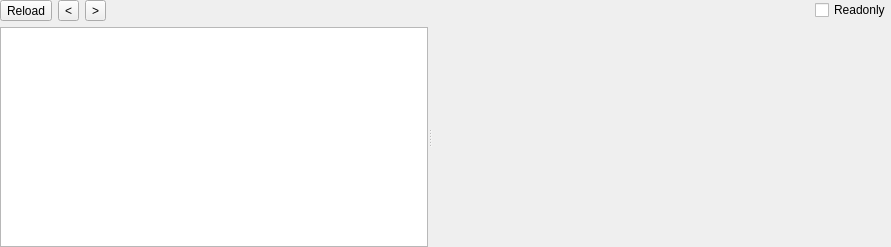
<?xml version="1.0" encoding="UTF-8"?>
<ui version="4.0">
 <class>LEWidget</class>
 <widget class="QWidget" name="LEWidget">
  <property name="geometry">
   <rect>
    <x>0</x>
    <y>0</y>
    <width>891</width>
    <height>247</height>
   </rect>
  </property>
  <property name="windowTitle">
   <string notr="true">LE</string>
  </property>
  <layout class="QVBoxLayout" name="verticalLayout">
   <property name="leftMargin">
    <number>0</number>
   </property>
   <property name="topMargin">
    <number>0</number>
   </property>
   <property name="rightMargin">
    <number>0</number>
   </property>
   <property name="bottomMargin">
    <number>0</number>
   </property>
   <item>
    <layout class="QHBoxLayout" name="horizontalLayout">
     <property name="sizeConstraint">
      <enum>QLayout::SetDefaultConstraint</enum>
     </property>
     <item>
      <widget class="QToolButton" name="toolButtonReload">
       <property name="text">
        <string>Reload</string>
       </property>
      </widget>
     </item>
     <item>
      <widget class="QToolButton" name="toolButtonPrev">
       <property name="text">
        <string notr="true">&lt;</string>
       </property>
      </widget>
     </item>
     <item>
      <widget class="QToolButton" name="toolButtonNext">
       <property name="text">
        <string notr="true">&gt;</string>
       </property>
      </widget>
     </item>
     <item>
      <spacer name="horizontalSpacer">
       <property name="orientation">
        <enum>Qt::Horizontal</enum>
       </property>
       <property name="sizeHint" stdset="0">
        <size>
         <width>40</width>
         <height>20</height>
        </size>
       </property>
      </spacer>
     </item>
     <item>
      <widget class="QCheckBox" name="checkBoxReadonly">
       <property name="text">
        <string>Readonly</string>
       </property>
      </widget>
     </item>
    </layout>
   </item>
   <item>
    <widget class="QSplitter" name="splitter">
     <property name="orientation">
      <enum>Qt::Horizontal</enum>
     </property>
     <widget class="QTreeWidget" name="treeWidgetNavi">
      <property name="sizePolicy">
       <sizepolicy hsizetype="Expanding" vsizetype="Expanding">
        <horstretch>0</horstretch>
        <verstretch>0</verstretch>
       </sizepolicy>
      </property>
      <attribute name="headerVisible">
       <bool>false</bool>
      </attribute>
      <column>
       <property name="text">
        <string notr="true">1</string>
       </property>
      </column>
     </widget>
     <widget class="QStackedWidget" name="stackedWidgetInfo">
      <widget class="QWidget" name="page_Info">
       <layout class="QVBoxLayout" name="verticalLayout_14">
        <property name="leftMargin">
         <number>0</number>
        </property>
        <property name="topMargin">
         <number>0</number>
        </property>
        <property name="rightMargin">
         <number>0</number>
        </property>
        <property name="bottomMargin">
         <number>0</number>
        </property>
        <item>
         <widget class="XFileInfoWidget" name="widgetInfo" native="true"/>
        </item>
       </layout>
      </widget>
      <widget class="QWidget" name="page_Visualization">
       <layout class="QVBoxLayout" name="verticalLayout_15">
        <property name="leftMargin">
         <number>0</number>
        </property>
        <property name="topMargin">
         <number>0</number>
        </property>
        <property name="rightMargin">
         <number>0</number>
        </property>
        <property name="bottomMargin">
         <number>0</number>
        </property>
        <item>
         <widget class="XVisualizationWidget" name="widgetVisualization" native="true"/>
        </item>
       </layout>
      </widget>
      <widget class="QWidget" name="page_VirusTotal">
       <layout class="QVBoxLayout" name="verticalLayout_14_2">
        <property name="leftMargin">
         <number>0</number>
        </property>
        <property name="topMargin">
         <number>0</number>
        </property>
        <property name="rightMargin">
         <number>0</number>
        </property>
        <property name="bottomMargin">
         <number>0</number>
        </property>
        <item>
         <widget class="XVirusTotalWidget" name="widgetVirusTotal" native="true"/>
        </item>
       </layout>
      </widget>
      <widget class="QWidget" name="page_HEX">
       <layout class="QVBoxLayout" name="verticalLayout_2">
        <property name="spacing">
         <number>0</number>
        </property>
        <property name="leftMargin">
         <number>0</number>
        </property>
        <property name="topMargin">
         <number>0</number>
        </property>
        <property name="rightMargin">
         <number>0</number>
        </property>
        <property name="bottomMargin">
         <number>0</number>
        </property>
        <item>
         <widget class="XHexViewWidget" name="widgetHex" native="true"/>
        </item>
       </layout>
      </widget>
      <widget class="QWidget" name="page_Disasm">
       <layout class="QVBoxLayout" name="verticalLayout_11">
        <property name="leftMargin">
         <number>0</number>
        </property>
        <property name="topMargin">
         <number>0</number>
        </property>
        <property name="rightMargin">
         <number>0</number>
        </property>
        <property name="bottomMargin">
         <number>0</number>
        </property>
        <item>
         <widget class="XMultiDisasmWidget" name="widgetDisasm" native="true"/>
        </item>
       </layout>
      </widget>
      <widget class="QWidget" name="page_Hash">
       <layout class="QVBoxLayout" name="verticalLayout_12">
        <property name="leftMargin">
         <number>0</number>
        </property>
        <property name="topMargin">
         <number>0</number>
        </property>
        <property name="rightMargin">
         <number>0</number>
        </property>
        <property name="bottomMargin">
         <number>0</number>
        </property>
        <item>
         <widget class="XHashWidget" name="widgetHash" native="true"/>
        </item>
       </layout>
      </widget>
      <widget class="QWidget" name="page_Strings">
       <layout class="QVBoxLayout" name="verticalLayout_6">
        <property name="leftMargin">
         <number>0</number>
        </property>
        <property name="topMargin">
         <number>0</number>
        </property>
        <property name="rightMargin">
         <number>0</number>
        </property>
        <property name="bottomMargin">
         <number>0</number>
        </property>
        <item>
         <widget class="SearchStringsWidget" name="widgetStrings" native="true"/>
        </item>
       </layout>
      </widget>
      <widget class="QWidget" name="page_Signatures">
       <layout class="QVBoxLayout" name="verticalLayout_13">
        <property name="leftMargin">
         <number>0</number>
        </property>
        <property name="topMargin">
         <number>0</number>
        </property>
        <property name="rightMargin">
         <number>0</number>
        </property>
        <property name="bottomMargin">
         <number>0</number>
        </property>
        <item>
         <widget class="SearchSignaturesWidget" name="widgetSignatures" native="true"/>
        </item>
       </layout>
      </widget>
      <widget class="QWidget" name="page_MemoryMap">
       <layout class="QVBoxLayout" name="verticalLayout_7">
        <property name="leftMargin">
         <number>0</number>
        </property>
        <property name="topMargin">
         <number>0</number>
        </property>
        <property name="rightMargin">
         <number>0</number>
        </property>
        <property name="bottomMargin">
         <number>0</number>
        </property>
        <item>
         <widget class="XMemoryMapWidget" name="widgetMemoryMap" native="true"/>
        </item>
       </layout>
      </widget>
      <widget class="QWidget" name="page_Entropy">
       <layout class="QVBoxLayout" name="verticalLayout_8">
        <property name="leftMargin">
         <number>0</number>
        </property>
        <property name="topMargin">
         <number>0</number>
        </property>
        <property name="rightMargin">
         <number>0</number>
        </property>
        <property name="bottomMargin">
         <number>0</number>
        </property>
        <item>
         <widget class="XEntropyWidget" name="widgetEntropy" native="true"/>
        </item>
       </layout>
      </widget>
      <widget class="QWidget" name="page_Detect">
       <layout class="QVBoxLayout" name="verticalLayout_9">
        <property name="leftMargin">
         <number>0</number>
        </property>
        <property name="topMargin">
         <number>0</number>
        </property>
        <property name="rightMargin">
         <number>0</number>
        </property>
        <property name="bottomMargin">
         <number>0</number>
        </property>
        <item>
         <widget class="NFDWidgetAdvanced" name="widgetHeuristicScan" native="true"/>
        </item>
       </layout>
      </widget>
      <widget class="QWidget" name="page_Extractor">
       <layout class="QVBoxLayout" name="verticalLayout_26XX">
        <property name="leftMargin">
         <number>0</number>
        </property>
        <property name="topMargin">
         <number>0</number>
        </property>
        <property name="rightMargin">
         <number>0</number>
        </property>
        <property name="bottomMargin">
         <number>0</number>
        </property>
        <item>
         <widget class="XExtractorWidget" name="widgetExtractor" native="true"/>
        </item>
       </layout>
      </widget>
      <widget class="QWidget" name="page_Search">
       <layout class="QVBoxLayout" name="verticalLayout_63">
        <property name="leftMargin">
         <number>0</number>
        </property>
        <property name="topMargin">
         <number>0</number>
        </property>
        <property name="rightMargin">
         <number>0</number>
        </property>
        <property name="bottomMargin">
         <number>0</number>
        </property>
        <item>
         <widget class="SearchValuesWidget" name="widgetSearch" native="true"/>
        </item>
       </layout>
      </widget>
      <widget class="QWidget" name="page_DIEScan">
       <layout class="QVBoxLayout" name="verticalLayout_5dd">
        <property name="leftMargin">
         <number>0</number>
        </property>
        <property name="topMargin">
         <number>0</number>
        </property>
        <property name="rightMargin">
         <number>0</number>
        </property>
        <property name="bottomMargin">
         <number>0</number>
        </property>
        <item>
         <widget class="DIEWidgetAdvanced" name="widgetDIEScan" native="true"/>
        </item>
       </layout>
      </widget>
      <widget class="QWidget" name="page_YARAScan">
       <layout class="QVBoxLayout" name="verticalLayout_6dd">
        <property name="leftMargin">
         <number>0</number>
        </property>
        <property name="topMargin">
         <number>0</number>
        </property>
        <property name="rightMargin">
         <number>0</number>
        </property>
        <property name="bottomMargin">
         <number>0</number>
        </property>
        <item>
         <widget class="YARAWidgetAdvanced" name="widgetYARAScan" native="true"/>
        </item>
       </layout>
      </widget>
      <widget class="QWidget" name="page_DOS_HEADER">
       <layout class="QVBoxLayout" name="verticalLayout_3">
        <item>
         <widget class="QSplitter" name="splitter_2">
          <property name="orientation">
           <enum>Qt::Vertical</enum>
          </property>
          <widget class="QTableWidget" name="tableWidget_DOS_HEADER">
           <property name="editTriggers">
            <set>QAbstractItemView::NoEditTriggers</set>
           </property>
           <property name="selectionMode">
            <enum>QAbstractItemView::SingleSelection</enum>
           </property>
           <property name="selectionBehavior">
            <enum>QAbstractItemView::SelectRows</enum>
           </property>
           <attribute name="horizontalHeaderVisible">
            <bool>false</bool>
           </attribute>
           <attribute name="verticalHeaderVisible">
            <bool>false</bool>
           </attribute>
           <attribute name="verticalHeaderDefaultSectionSize">
            <number>24</number>
           </attribute>
          </widget>
          <widget class="ToolsWidget" name="widgetHex_DOS_HEADER" native="true"/>
         </widget>
        </item>
       </layout>
      </widget>
      <widget class="QWidget" name="page_VXD_HEADER">
       <layout class="QVBoxLayout" name="verticalLayout_5">
        <property name="leftMargin">
         <number>0</number>
        </property>
        <property name="topMargin">
         <number>0</number>
        </property>
        <property name="rightMargin">
         <number>0</number>
        </property>
        <property name="bottomMargin">
         <number>0</number>
        </property>
        <item>
         <widget class="QSplitter" name="splitter_3">
          <property name="orientation">
           <enum>Qt::Vertical</enum>
          </property>
          <widget class="QTableWidget" name="tableWidget_VXD_HEADER">
           <property name="editTriggers">
            <set>QAbstractItemView::NoEditTriggers</set>
           </property>
           <property name="selectionMode">
            <enum>QAbstractItemView::SingleSelection</enum>
           </property>
           <property name="selectionBehavior">
            <enum>QAbstractItemView::SelectRows</enum>
           </property>
           <attribute name="horizontalHeaderVisible">
            <bool>false</bool>
           </attribute>
           <attribute name="verticalHeaderVisible">
            <bool>false</bool>
           </attribute>
           <attribute name="verticalHeaderDefaultSectionSize">
            <number>24</number>
           </attribute>
          </widget>
          <widget class="ToolsWidget" name="widgetHex_VXD_HEADER" native="true">
           <property name="sizePolicy">
            <sizepolicy hsizetype="Preferred" vsizetype="Fixed">
             <horstretch>0</horstretch>
             <verstretch>0</verstretch>
            </sizepolicy>
           </property>
          </widget>
         </widget>
        </item>
       </layout>
      </widget>
      <widget class="QWidget" name="page_Objects">
       <layout class="QVBoxLayout" name="verticalLayout_10">
        <property name="leftMargin">
         <number>0</number>
        </property>
        <property name="topMargin">
         <number>0</number>
        </property>
        <property name="rightMargin">
         <number>0</number>
        </property>
        <property name="bottomMargin">
         <number>0</number>
        </property>
        <item>
         <widget class="QSplitter" name="splitter_4">
          <property name="orientation">
           <enum>Qt::Vertical</enum>
          </property>
          <widget class="XTableView" name="tableView_Objects">
           <property name="contextMenuPolicy">
            <enum>Qt::CustomContextMenu</enum>
           </property>
           <property name="editTriggers">
            <set>QAbstractItemView::NoEditTriggers</set>
           </property>
           <property name="selectionMode">
            <enum>QAbstractItemView::SingleSelection</enum>
           </property>
           <property name="selectionBehavior">
            <enum>QAbstractItemView::SelectRows</enum>
           </property>
           <property name="sortingEnabled">
            <bool>false</bool>
           </property>
           <attribute name="horizontalHeaderDefaultSectionSize">
            <number>57</number>
           </attribute>
           <attribute name="verticalHeaderVisible">
            <bool>false</bool>
           </attribute>
           <attribute name="verticalHeaderMinimumSectionSize">
            <number>20</number>
           </attribute>
           <attribute name="verticalHeaderDefaultSectionSize">
            <number>20</number>
           </attribute>
          </widget>
          <widget class="ToolsWidget" name="widgetHex_Object" native="true">
           <property name="sizePolicy">
            <sizepolicy hsizetype="Preferred" vsizetype="Expanding">
             <horstretch>0</horstretch>
             <verstretch>0</verstretch>
            </sizepolicy>
           </property>
          </widget>
         </widget>
        </item>
       </layout>
      </widget>
      <widget class="QWidget" name="page_OVERLAY">
       <layout class="QVBoxLayout" name="verticalLayout_4">
        <property name="spacing">
         <number>1</number>
        </property>
        <property name="leftMargin">
         <number>1</number>
        </property>
        <property name="topMargin">
         <number>1</number>
        </property>
        <property name="rightMargin">
         <number>1</number>
        </property>
        <property name="bottomMargin">
         <number>1</number>
        </property>
        <item>
         <widget class="ToolsWidget" name="widgetHex_OVERLAY" native="true"/>
        </item>
       </layout>
      </widget>
     </widget>
    </widget>
   </item>
  </layout>
 </widget>
 <customwidgets>
  <customwidget>
   <class>XFileInfoWidget</class>
   <extends>QWidget</extends>
   <header>xfileinfowidget.h</header>
   <container>1</container>
  </customwidget>
  <customwidget>
   <class>SearchStringsWidget</class>
   <extends>QWidget</extends>
   <header>searchstringswidget.h</header>
   <container>1</container>
  </customwidget>
  <customwidget>
   <class>ToolsWidget</class>
   <extends>QWidget</extends>
   <header>toolswidget.h</header>
   <container>1</container>
  </customwidget>
  <customwidget>
   <class>XEntropyWidget</class>
   <extends>QWidget</extends>
   <header>xentropywidget.h</header>
   <container>1</container>
  </customwidget>
  <customwidget>
   <class>NFDWidgetAdvanced</class>
   <extends>QWidget</extends>
   <header>nfdwidgetadvanced.h</header>
   <container>1</container>
  </customwidget>
  <customwidget>
   <class>XMemoryMapWidget</class>
   <extends>QWidget</extends>
   <header>xmemorymapwidget.h</header>
   <container>1</container>
  </customwidget>
  <customwidget>
   <class>XHexViewWidget</class>
   <extends>QWidget</extends>
   <header>xhexviewwidget.h</header>
   <container>1</container>
  </customwidget>
  <customwidget>
   <class>XHashWidget</class>
   <extends>QWidget</extends>
   <header>xhashwidget.h</header>
   <container>1</container>
  </customwidget>
  <customwidget>
   <class>XVirusTotalWidget</class>
   <extends>QWidget</extends>
   <header>xvirustotalwidget.h</header>
   <container>1</container>
  </customwidget>
  <customwidget>
   <class>XExtractorWidget</class>
   <extends>QWidget</extends>
   <header>xextractorwidget.h</header>
   <container>1</container>
  </customwidget>
  <customwidget>
   <class>SearchValuesWidget</class>
   <extends>QWidget</extends>
   <header>searchvalueswidget.h</header>
   <container>1</container>
  </customwidget>
  <customwidget>
   <class>XVisualizationWidget</class>
   <extends>QWidget</extends>
   <header>xvisualizationwidget.h</header>
   <container>1</container>
  </customwidget>
  <customwidget>
   <class>SearchSignaturesWidget</class>
   <extends>QWidget</extends>
   <header>searchsignatureswidget.h</header>
   <container>1</container>
  </customwidget>
  <customwidget>
   <class>DIEWidgetAdvanced</class>
   <extends>QWidget</extends>
   <header>diewidgetadvanced.h</header>
   <container>1</container>
  </customwidget>
  <customwidget>
   <class>YARAWidgetAdvanced</class>
   <extends>QWidget</extends>
   <header>yarawidgetadvanced.h</header>
   <container>1</container>
  </customwidget>
  <customwidget>
   <class>XMultiDisasmWidget</class>
   <extends>QWidget</extends>
   <header>xmultidisasmwidget.h</header>
   <container>1</container>
  </customwidget>
  <customwidget>
   <class>XTableView</class>
   <extends>QTableView</extends>
   <header>xtableview.h</header>
  </customwidget>
 </customwidgets>
 <resources/>
 <connections/>
</ui>
